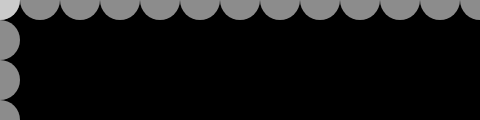
Frame 1 (no input)
Frame 60 (no input): identical to frame 1, image omitted
Frame 120 (the mouse pressed at the canvas centre since frame 60): identical to frame 1, image omitted

The p5.js sketch that drew this single still picture (run headless with seeded random() and noise() and a simulated clock; from frame 60 on, the mouse is pressed at the canvas centre):

// p5.js sketch
// ── sketch.js
function setup() {
  createCanvas (480,120);
  noStroke ();
}

function draw() {
  background (0);
  for (var y=0; y<= height+45; y+=40) {
    fill (255, 140);
    ellipse (0, y, 40, 40);
  }
  for (var x=0; x<= width+45; x += 40) {
    fill (255, 140);
    ellipse (x, 0, 40, 40);
  }
}    
  
  
  
